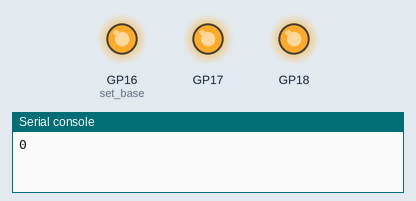
This program was run on a simulated Raspberry Pi Pico running MicroPython. Shown: output pins drawn as LEDs (lit = HIGH), the last lines printed to the serial console.

Above: at 0.5 s.
At 3.5 s:
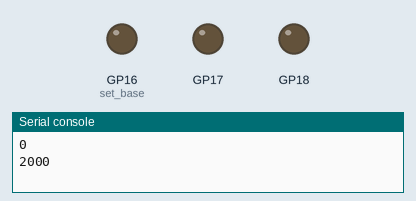
Timing chart, 0 to 4.6 s (numbered marks = the images above):
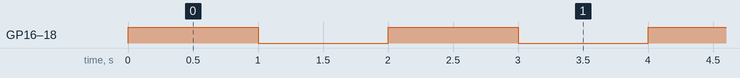

The program:

BlinkRGBPIO.py
```python
# Example using PIO to blink an RGB LED trio and raise an IRQ. PIO ile RGB LED üçlüsü yapmak ve kesme uyarısı için örnek kod.
# Led will be on for 1 second and off for 1 second. Multiple output pins were chosen to handle RGB LED trio with one StateMachine.
# LED 1 saniye açık kalacak ve 1 saniye kapalı kalacak. Üçlü RGB LED'i tek StateMachine ile kullanmak için çoklu çıktı pini seçildi.

import time
from machine import Pin
import rp2


@rp2.asm_pio(set_init=(rp2.PIO.OUT_LOW, rp2.PIO.OUT_LOW, rp2.PIO.OUT_LOW)) #We defined three output pins, base pin plus the two next pins. Üç çıktı pini tanımlandı, taban pini ve takip eden iki pin.
def blink():
    # 2000 Cycles Döngü (1 + 1 + 10 + 1 + (32 * (30 + 1)) + 1 + 1 + (32 * (30 + 1)) + 1)
    irq(rel(0))
    set(pins, 7) #Pin 16 = 1 (Blue, Mavi), Pin 17 = 2 (Green, Yesil), Pin 18 = 4 (Red, Kırmızı), add them to choose the RGB color you want. 7 is white. İstediğin renk için topla, 7 beyaz.
    set(y, 1)                   [9]
    label("delay_highy")
    set(x, 31)
    label("delay_high")
    nop()                       [29]
    jmp(x_dec, "delay_high")
    jmp(y_dec, "delay_highy")

    # 2000 Cycles Döngü (1 + 11 + 1 + (32 * (30 + 1)) + 1 + 1 + (32 * (30 + 1)) + 1)
    set(pins, 0)
    set(y, 1)                   [10]
    label("delay_lowy")
    set(x, 31)
    label("delay_low")
    nop()                       [29]
    jmp(x_dec, "delay_low")
    jmp(y_dec, "delay_lowy")


# Create the StateMachine with the blink program with 2000 frequency. 2000 freakans ve blink programı ile StateMachine yarat.
sm = rp2.StateMachine(0, blink, freq=2000, set_base=Pin(16)) #Base is pin 16, but we got pin 16, 17 and 18 covered in the decorater function. Taban pin 16 ama tanım fonksiyonu ile pin 16, 17 ve 18'i kontrol edebiliriz.

# Set the IRQ handler to print the millisecond timestamp to see the exact cycle count. Kesme fonksiyonu ile kesin döngü sayısını görebiliriz.
sm.irq(lambda p: print(time.ticks_ms()))


# Start the StateMachine. StateMachine'i başlat.
sm.active(1)
```

Measured:
- by itself, GP16 (set_base), GP17, GP18: alternates HIGH for 1.0 s and LOW for 1.0 s
